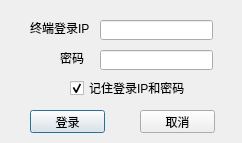
<?xml version="1.0" encoding="UTF-8"?>
<ui version="4.0">
 <class>Login</class>
 <widget class="QDialog" name="Login">
  <property name="geometry">
   <rect>
    <x>0</x>
    <y>0</y>
    <width>242</width>
    <height>143</height>
   </rect>
  </property>
  <property name="windowTitle">
   <string>登录</string>
  </property>
  <widget class="QLabel" name="l_ip">
   <property name="geometry">
    <rect>
     <x>30</x>
     <y>20</y>
     <width>71</width>
     <height>16</height>
    </rect>
   </property>
   <property name="text">
    <string>终端登录IP</string>
   </property>
  </widget>
  <widget class="QLabel" name="l_passwd">
   <property name="geometry">
    <rect>
     <x>60</x>
     <y>50</y>
     <width>31</width>
     <height>16</height>
    </rect>
   </property>
   <property name="text">
    <string>密码</string>
   </property>
  </widget>
  <widget class="QLineEdit" name="le_ip">
   <property name="geometry">
    <rect>
     <x>100</x>
     <y>20</y>
     <width>113</width>
     <height>20</height>
    </rect>
   </property>
  </widget>
  <widget class="QLineEdit" name="le_passwd">
   <property name="geometry">
    <rect>
     <x>100</x>
     <y>50</y>
     <width>113</width>
     <height>20</height>
    </rect>
   </property>
   <property name="echoMode">
    <enum>QLineEdit::Password</enum>
   </property>
  </widget>
  <widget class="QCheckBox" name="cb_remember">
   <property name="geometry">
    <rect>
     <x>70</x>
     <y>80</y>
     <width>121</width>
     <height>16</height>
    </rect>
   </property>
   <property name="text">
    <string>记住登录IP和密码</string>
   </property>
   <property name="checked">
    <bool>true</bool>
   </property>
  </widget>
  <widget class="QPushButton" name="pb_login">
   <property name="geometry">
    <rect>
     <x>30</x>
     <y>110</y>
     <width>75</width>
     <height>23</height>
    </rect>
   </property>
   <property name="text">
    <string>登录</string>
   </property>
  </widget>
  <widget class="QPushButton" name="pb_cancel">
   <property name="geometry">
    <rect>
     <x>140</x>
     <y>110</y>
     <width>75</width>
     <height>23</height>
    </rect>
   </property>
   <property name="text">
    <string>取消</string>
   </property>
  </widget>
 </widget>
 <resources/>
 <connections>
  <connection>
   <sender>pb_cancel</sender>
   <signal>clicked()</signal>
   <receiver>Login</receiver>
   <slot>close()</slot>
   <hints>
    <hint type="sourcelabel">
     <x>187</x>
     <y>111</y>
    </hint>
    <hint type="destinationlabel">
     <x>120</x>
     <y>68</y>
    </hint>
   </hints>
  </connection>
 </connections>
</ui>
